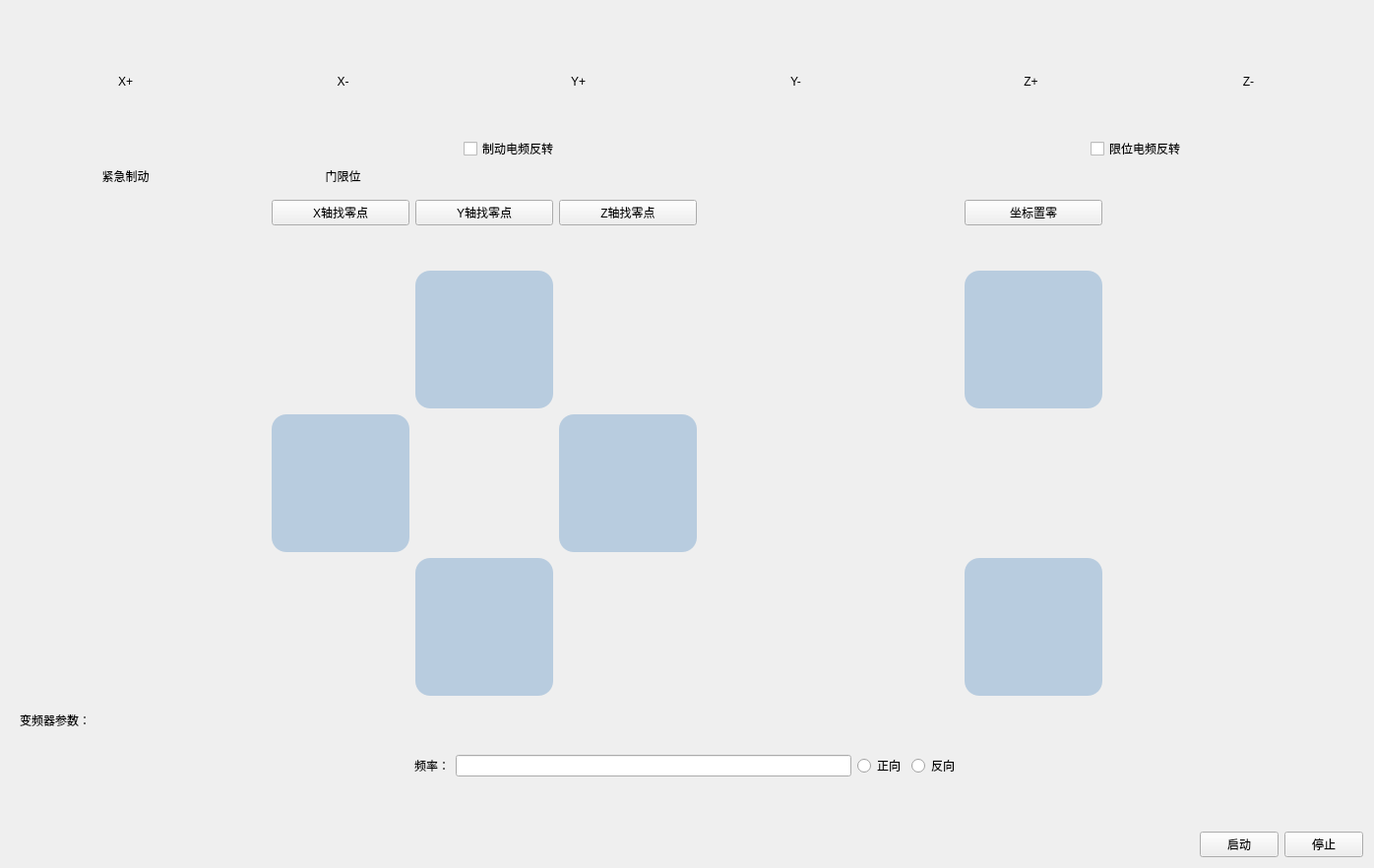
            <widget class="QWidget" name="page_SD">
             <property name="styleSheet">
              <string notr="true">#page_SD{
background-color: rgba(212, 238, 255, 200);
}
</string>
             </property>
             <layout class="QGridLayout" name="gridLayout_12">
              <item row="0" column="2">
               <widget class="QWidget" name="widget_28" native="true">
                <layout class="QGridLayout" name="gridLayout_11">
                 <item row="0" column="0">
                  <widget class="QLabel" name="Z_plus">
                   <property name="minimumSize">
                    <size>
                     <width>215</width>
                     <height>50</height>
                    </size>
                   </property>
                   <property name="styleSheet">
                    <string notr="true">image: url(:/pic/green.png);</string>
                   </property>
                   <property name="text">
                    <string>&lt;html&gt;&lt;head/&gt;&lt;body&gt;&lt;p&gt;&lt;br/&gt;&lt;/p&gt;&lt;/body&gt;&lt;/html&gt;</string>
                   </property>
                  </widget>
                 </item>
                 <item row="0" column="1">
                  <widget class="QLabel" name="Z_sub">
                   <property name="sizePolicy">
                    <sizepolicy hsizetype="Minimum" vsizetype="Minimum">
                     <horstretch>0</horstretch>
                     <verstretch>0</verstretch>
                    </sizepolicy>
                   </property>
                   <property name="minimumSize">
                    <size>
                     <width>215</width>
                     <height>50</height>
                    </size>
                   </property>
                   <property name="maximumSize">
                    <size>
                     <width>50</width>
                     <height>16777215</height>
                    </size>
                   </property>
                   <property name="styleSheet">
                    <string notr="true">image: url(:/pic/green.png);</string>
                   </property>
                   <property name="text">
                    <string>&lt;html&gt;&lt;head/&gt;&lt;body&gt;&lt;p&gt;&lt;br/&gt;&lt;/p&gt;&lt;/body&gt;&lt;/html&gt;</string>
                   </property>
                  </widget>
                 </item>
                 <item row="1" column="0">
                  <widget class="QLabel" name="label_19">
                   <property name="minimumSize">
                    <size>
                     <width>215</width>
                     <height>0</height>
                    </size>
                   </property>
                   <property name="text">
                    <string>&lt;html&gt;&lt;head/&gt;&lt;body&gt;&lt;p align=&quot;center&quot;&gt;Z+&lt;/p&gt;&lt;/body&gt;&lt;/html&gt;</string>
                   </property>
                  </widget>
                 </item>
                 <item row="1" column="1">
                  <widget class="QLabel" name="label_32">
                   <property name="minimumSize">
                    <size>
                     <width>215</width>
                     <height>0</height>
                    </size>
                   </property>
                   <property name="text">
                    <string>&lt;html&gt;&lt;head/&gt;&lt;body&gt;&lt;p align=&quot;center&quot;&gt;Z-&lt;/p&gt;&lt;/body&gt;&lt;/html&gt;</string>
                   </property>
                  </widget>
                 </item>
                </layout>
               </widget>
              </item>
              <item row="1" column="2" alignment="Qt::AlignHCenter">
               <widget class="QCheckBox" name="checkBox_2">
                <property name="minimumSize">
                 <size>
                  <width>100</width>
                  <height>50</height>
                 </size>
                </property>
                <property name="text">
                 <string>限位电频反转</string>
                </property>
               </widget>
              </item>
              <item row="0" column="0">
               <widget class="QWidget" name="widget_26" native="true">
                <property name="minimumSize">
                 <size>
                  <width>50</width>
                  <height>50</height>
                 </size>
                </property>
                <layout class="QGridLayout" name="gridLayout_8">
                 <item row="0" column="0">
                  <widget class="QLabel" name="X_plus">
                   <property name="minimumSize">
                    <size>
                     <width>215</width>
                     <height>50</height>
                    </size>
                   </property>
                   <property name="styleSheet">
                    <string notr="true">image: url(:/pic/green.png);</string>
                   </property>
                   <property name="text">
                    <string>&lt;html&gt;&lt;head/&gt;&lt;body&gt;&lt;p align=&quot;center&quot;&gt;&lt;br/&gt;&lt;/p&gt;&lt;/body&gt;&lt;/html&gt;</string>
                   </property>
                  </widget>
                 </item>
                 <item row="0" column="1">
                  <widget class="QLabel" name="X_sub">
                   <property name="sizePolicy">
                    <sizepolicy hsizetype="Preferred" vsizetype="Minimum">
                     <horstretch>0</horstretch>
                     <verstretch>0</verstretch>
                    </sizepolicy>
                   </property>
                   <property name="minimumSize">
                    <size>
                     <width>215</width>
                     <height>50</height>
                    </size>
                   </property>
                   <property name="maximumSize">
                    <size>
                     <width>50</width>
                     <height>16777215</height>
                    </size>
                   </property>
                   <property name="styleSheet">
                    <string notr="true">image: url(:/pic/green.png);</string>
                   </property>
                   <property name="text">
                    <string>&lt;html&gt;&lt;head/&gt;&lt;body&gt;&lt;p&gt;&lt;br/&gt;&lt;/p&gt;&lt;/body&gt;&lt;/html&gt;</string>
                   </property>
                  </widget>
                 </item>
                 <item row="1" column="0">
                  <widget class="QLabel" name="label_14">
                   <property name="minimumSize">
                    <size>
                     <width>215</width>
                     <height>0</height>
                    </size>
                   </property>
                   <property name="text">
                    <string>&lt;html&gt;&lt;head/&gt;&lt;body&gt;&lt;p align=&quot;center&quot;&gt;X+&lt;/p&gt;&lt;/body&gt;&lt;/html&gt;</string>
                   </property>
                  </widget>
                 </item>
                 <item row="1" column="1">
                  <widget class="QLabel" name="label_15">
                   <property name="minimumSize">
                    <size>
                     <width>215</width>
                     <height>0</height>
                    </size>
                   </property>
                   <property name="text">
                    <string>&lt;html&gt;&lt;head/&gt;&lt;body&gt;&lt;p align=&quot;center&quot;&gt;X-&lt;/p&gt;&lt;/body&gt;&lt;/html&gt;</string>
                   </property>
                  </widget>
                 </item>
                </layout>
               </widget>
              </item>
              <item row="2" column="0" colspan="3">
               <layout class="QGridLayout" name="gridLayout_7">
                <item row="3" column="3">
                 <widget class="QToolButton" name="toolButton_D">
                  <property name="sizePolicy">
                   <sizepolicy hsizetype="Fixed" vsizetype="Fixed">
                    <horstretch>0</horstretch>
                    <verstretch>0</verstretch>
                   </sizepolicy>
                  </property>
                  <property name="minimumSize">
                   <size>
                    <width>140</width>
                    <height>140</height>
                   </size>
                  </property>
                  <property name="styleSheet">
                   <string notr="true">#toolButton_D {border-image: url(:/pic/right.png);
border-radius:15px;
background-color: rgba(100, 150, 200, 100);
}</string>
                  </property>
                  <property name="text">
                   <string/>
                  </property>
                 </widget>
                </item>
                <item row="0" column="3">
                 <widget class="QPushButton" name="pushButton_6">
                  <property name="text">
                   <string>Z轴找零点</string>
                  </property>
                 </widget>
                </item>
                <item row="0" column="1">
                 <widget class="QPushButton" name="pushButton_4">
                  <property name="text">
                   <string>X轴找零点</string>
                  </property>
                 </widget>
                </item>
                <item row="1" column="2">
                 <spacer name="verticalSpacer_8">
                  <property name="orientation">
                   <enum>Qt::Vertical</enum>
                  </property>
                  <property name="sizeHint" stdset="0">
                   <size>
                    <width>20</width>
                    <height>40</height>
                   </size>
                  </property>
                 </spacer>
                </item>
                <item row="0" column="2">
                 <widget class="QPushButton" name="pushButton_5">
                  <property name="text">
                   <string>Y轴找零点</string>
                  </property>
                 </widget>
                </item>
                <item row="4" column="5">
                 <widget class="QToolButton" name="toolButton_L">
                  <property name="sizePolicy">
                   <sizepolicy hsizetype="Fixed" vsizetype="Fixed">
                    <horstretch>0</horstretch>
                    <verstretch>0</verstretch>
                   </sizepolicy>
                  </property>
                  <property name="minimumSize">
                   <size>
                    <width>140</width>
                    <height>140</height>
                   </size>
                  </property>
                  <property name="styleSheet">
                   <string notr="true">#toolButton_L {border-image: url(:/pic/low.png);
border-radius:15px;
background-color: rgba(100, 150, 200, 100);
}</string>
                  </property>
                  <property name="text">
                   <string/>
                  </property>
                 </widget>
                </item>
                <item row="3" column="1">
                 <widget class="QToolButton" name="toolButton_A">
                  <property name="sizePolicy">
                   <sizepolicy hsizetype="Fixed" vsizetype="Fixed">
                    <horstretch>0</horstretch>
                    <verstretch>0</verstretch>
                   </sizepolicy>
                  </property>
                  <property name="minimumSize">
                   <size>
                    <width>140</width>
                    <height>140</height>
                   </size>
                  </property>
                  <property name="styleSheet">
                   <string notr="true">#toolButton_A {border-image: url(:/pic/left.png);
border-radius:15px;
background-color: rgba(100, 150, 200, 100);
}</string>
                  </property>
                  <property name="text">
                   <string/>
                  </property>
                 </widget>
                </item>
                <item row="3" column="4">
                 <spacer name="horizontalSpacer_20">
                  <property name="orientation">
                   <enum>Qt::Horizontal</enum>
                  </property>
                  <property name="sizeHint" stdset="0">
                   <size>
                    <width>59</width>
                    <height>20</height>
                   </size>
                  </property>
                 </spacer>
                </item>
                <item row="2" column="2">
                 <widget class="QToolButton" name="toolButton_W">
                  <property name="sizePolicy">
                   <sizepolicy hsizetype="Fixed" vsizetype="Fixed">
                    <horstretch>0</horstretch>
                    <verstretch>0</verstretch>
                   </sizepolicy>
                  </property>
                  <property name="minimumSize">
                   <size>
                    <width>140</width>
                    <height>140</height>
                   </size>
                  </property>
                  <property name="styleSheet">
                   <string notr="true">#toolButton_W{border-image: url(:/pic/up.png);
border-radius:15px;
background-color: rgba(100, 150, 200, 100);
}</string>
                  </property>
                  <property name="text">
                   <string/>
                  </property>
                 </widget>
                </item>
                <item row="2" column="5">
                 <widget class="QToolButton" name="toolButton_H">
                  <property name="sizePolicy">
                   <sizepolicy hsizetype="Fixed" vsizetype="Fixed">
                    <horstretch>0</horstretch>
                    <verstretch>0</verstretch>
                   </sizepolicy>
                  </property>
                  <property name="minimumSize">
                   <size>
                    <width>140</width>
                    <height>140</height>
                   </size>
                  </property>
                  <property name="styleSheet">
                   <string notr="true">#toolButton_H {border-image: url(:/pic/high.png);
border-radius:15px;
background-color: rgba(100, 150, 200, 100);
}</string>
                  </property>
                  <property name="text">
                   <string/>
                  </property>
                 </widget>
                </item>
                <item row="3" column="6">
                 <spacer name="horizontalSpacer_19">
                  <property name="orientation">
                   <enum>Qt::Horizontal</enum>
                  </property>
                  <property name="sizeHint" stdset="0">
                   <size>
                    <width>59</width>
                    <height>20</height>
                   </size>
                  </property>
                 </spacer>
                </item>
                <item row="3" column="5">
                 <spacer name="verticalSpacer_7">
                  <property name="orientation">
                   <enum>Qt::Vertical</enum>
                  </property>
                  <property name="sizeHint" stdset="0">
                   <size>
                    <width>20</width>
                    <height>40</height>
                   </size>
                  </property>
                 </spacer>
                </item>
                <item row="3" column="0">
                 <spacer name="horizontalSpacer_18">
                  <property name="orientation">
                   <enum>Qt::Horizontal</enum>
                  </property>
                  <property name="sizeHint" stdset="0">
                   <size>
                    <width>59</width>
                    <height>23</height>
                   </size>
                  </property>
                 </spacer>
                </item>
                <item row="4" column="2">
                 <widget class="QToolButton" name="toolButton_S">
                  <property name="sizePolicy">
                   <sizepolicy hsizetype="Fixed" vsizetype="Fixed">
                    <horstretch>0</horstretch>
                    <verstretch>0</verstretch>
                   </sizepolicy>
                  </property>
                  <property name="minimumSize">
                   <size>
                    <width>140</width>
                    <height>140</height>
                   </size>
                  </property>
                  <property name="styleSheet">
                   <string notr="true">#toolButton_S {border-image: url(:/pic/down.png);
border-radius:15px;
background-color: rgba(100, 150, 200, 100);
}</string>
                  </property>
                  <property name="text">
                   <string/>
                  </property>
                 </widget>
                </item>
                <item row="0" column="5">
                 <widget class="QPushButton" name="pushButton_7">
                  <property name="text">
                   <string>坐标置零</string>
                  </property>
                 </widget>
                </item>
               </layout>
              </item>
              <item row="1" column="0">
               <widget class="QWidget" name="widget_29" native="true">
                <layout class="QGridLayout" name="gridLayout_9">
                 <item row="1" column="0">
                  <widget class="QLabel" name="label_33">
                   <property name="minimumSize">
                    <size>
                     <width>215</width>
                     <height>0</height>
                    </size>
                   </property>
                   <property name="text">
                    <string>&lt;html&gt;&lt;head/&gt;&lt;body&gt;&lt;p align=&quot;center&quot;&gt;紧急制动&lt;/p&gt;&lt;/body&gt;&lt;/html&gt;</string>
                   </property>
                  </widget>
                 </item>
                 <item row="1" column="1">
                  <widget class="QLabel" name="label_115">
                   <property name="minimumSize">
                    <size>
                     <width>215</width>
                     <height>0</height>
                    </size>
                   </property>
                   <property name="text">
                    <string>&lt;html&gt;&lt;head/&gt;&lt;body&gt;&lt;p align=&quot;center&quot;&gt;门限位&lt;/p&gt;&lt;/body&gt;&lt;/html&gt;</string>
                   </property>
                  </widget>
                 </item>
                 <item row="0" column="1">
                  <widget class="QLabel" name="GATE">
                   <property name="minimumSize">
                    <size>
                     <width>215</width>
                     <height>50</height>
                    </size>
                   </property>
                   <property name="maximumSize">
                    <size>
                     <width>50</width>
                     <height>16777215</height>
                    </size>
                   </property>
                   <property name="styleSheet">
                    <string notr="true">image: url(:/pic/green.png);</string>
                   </property>
                   <property name="text">
                    <string>&lt;html&gt;&lt;head/&gt;&lt;body&gt;&lt;p&gt;&lt;br/&gt;&lt;/p&gt;&lt;/body&gt;&lt;/html&gt;</string>
                   </property>
                  </widget>
                 </item>
                 <item row="0" column="0">
                  <widget class="QLabel" name="STOP">
                   <property name="minimumSize">
                    <size>
                     <width>215</width>
                     <height>50</height>
                    </size>
                   </property>
                   <property name="styleSheet">
                    <string notr="true"/>
                   </property>
                   <property name="text">
                    <string>&lt;html&gt;&lt;head/&gt;&lt;body&gt;&lt;p&gt;&lt;br/&gt;&lt;/p&gt;&lt;/body&gt;&lt;/html&gt;</string>
                   </property>
                  </widget>
                 </item>
                </layout>
               </widget>
              </item>
              <item row="0" column="1">
               <widget class="QWidget" name="widget_27" native="true">
                <property name="minimumSize">
                 <size>
                  <width>0</width>
                  <height>0</height>
                 </size>
                </property>
                <layout class="QGridLayout" name="gridLayout_10">
                 <item row="0" column="0">
                  <widget class="QLabel" name="Y_plus">
                   <property name="minimumSize">
                    <size>
                     <width>215</width>
                     <height>50</height>
                    </size>
                   </property>
                   <property name="styleSheet">
                    <string notr="true">image: url(:/pic/green.png);</string>
                   </property>
                   <property name="text">
                    <string>&lt;html&gt;&lt;head/&gt;&lt;body&gt;&lt;p&gt;&lt;br/&gt;&lt;/p&gt;&lt;/body&gt;&lt;/html&gt;</string>
                   </property>
                  </widget>
                 </item>
                 <item row="0" column="1">
                  <widget class="QLabel" name="Y_sub">
                   <property name="minimumSize">
                    <size>
                     <width>215</width>
                     <height>50</height>
                    </size>
                   </property>
                   <property name="maximumSize">
                    <size>
                     <width>50</width>
                     <height>16777215</height>
                    </size>
                   </property>
                   <property name="styleSheet">
                    <string notr="true">image: url(:/pic/green.png);</string>
                   </property>
                   <property name="text">
                    <string>&lt;html&gt;&lt;head/&gt;&lt;body&gt;&lt;p&gt;&lt;br/&gt;&lt;/p&gt;&lt;/body&gt;&lt;/html&gt;</string>
                   </property>
                  </widget>
                 </item>
                 <item row="1" column="0">
                  <widget class="QLabel" name="label_16">
                   <property name="minimumSize">
                    <size>
                     <width>215</width>
                     <height>0</height>
                    </size>
                   </property>
                   <property name="text">
                    <string>&lt;html&gt;&lt;head/&gt;&lt;body&gt;&lt;p align=&quot;center&quot;&gt;Y+&lt;/p&gt;&lt;/body&gt;&lt;/html&gt;</string>
                   </property>
                  </widget>
                 </item>
                 <item row="1" column="1">
                  <widget class="QLabel" name="label_17">
                   <property name="minimumSize">
                    <size>
                     <width>215</width>
                     <height>0</height>
                    </size>
                   </property>
                   <property name="text">
                    <string>&lt;html&gt;&lt;head/&gt;&lt;body&gt;&lt;p align=&quot;center&quot;&gt;Y-&lt;/p&gt;&lt;/body&gt;&lt;/html&gt;</string>
                   </property>
                  </widget>
                 </item>
                </layout>
               </widget>
              </item>
              <item row="3" column="0" colspan="3">
               <layout class="QVBoxLayout" name="verticalLayout_6">
                <item>
                 <widget class="QWidget" name="widget_32" native="true">
                  <layout class="QHBoxLayout" name="horizontalLayout_13">
                   <item>
                    <widget class="QLabel" name="label_124">
                     <property name="text">
                      <string>变频器参数：</string>
                     </property>
                    </widget>
                   </item>
                   <item>
                    <spacer name="horizontalSpacer_43">
                     <property name="orientation">
                      <enum>Qt::Horizontal</enum>
                     </property>
                     <property name="sizeHint" stdset="0">
                      <size>
                       <width>40</width>
                       <height>20</height>
                      </size>
                     </property>
                    </spacer>
                   </item>
                  </layout>
                 </widget>
                </item>
                <item>
                 <widget class="QWidget" name="widget_31" native="true">
                  <layout class="QHBoxLayout" name="horizontalLayout_12">
                   <item>
                    <spacer name="horizontalSpacer_44">
                     <property name="orientation">
                      <enum>Qt::Horizontal</enum>
                     </property>
                     <property name="sizeHint" stdset="0">
                      <size>
                       <width>109</width>
                       <height>0</height>
                      </size>
                     </property>
                    </spacer>
                   </item>
                   <item>
                    <widget class="QLabel" name="label_125">
                     <property name="text">
                      <string>频率：</string>
                     </property>
                    </widget>
                   </item>
                   <item>
                    <widget class="QLineEdit" name="lineEdit_7"/>
                   </item>
                   <item>
                    <widget class="QRadioButton" name="radioButton_3">
                     <property name="text">
                      <string>正向</string>
                     </property>
                    </widget>
                   </item>
                   <item>
                    <widget class="QRadioButton" name="radioButton_4">
                     <property name="text">
                      <string>反向</string>
                     </property>
                    </widget>
                   </item>
                   <item>
                    <spacer name="horizontalSpacer_45">
                     <property name="orientation">
                      <enum>Qt::Horizontal</enum>
                     </property>
                     <property name="sizeHint" stdset="0">
                      <size>
                       <width>108</width>
                       <height>0</height>
                      </size>
                     </property>
                    </spacer>
                   </item>
                  </layout>
                 </widget>
                </item>
                <item>
                 <spacer name="verticalSpacer_9">
                  <property name="orientation">
                   <enum>Qt::Vertical</enum>
                  </property>
                  <property name="sizeType">
                   <enum>QSizePolicy::Preferred</enum>
                  </property>
                  <property name="sizeHint" stdset="0">
                   <size>
                    <width>20</width>
                    <height>40</height>
                   </size>
                  </property>
                 </spacer>
                </item>
                <item>
                 <layout class="QHBoxLayout" name="horizontalLayout_11">
                  <item>
                   <spacer name="horizontalSpacer_29">
                    <property name="orientation">
                     <enum>Qt::Horizontal</enum>
                    </property>
                    <property name="sizeHint" stdset="0">
                     <size>
                      <width>40</width>
                      <height>20</height>
                     </size>
                    </property>
                   </spacer>
                  </item>
                  <item>
                   <widget class="QPushButton" name="Button_BPQstart">
                    <property name="text">
                     <string>启动</string>
                    </property>
                   </widget>
                  </item>
                  <item>
                   <widget class="QPushButton" name="Button_BPQstop">
                    <property name="text">
                     <string>停止</string>
                    </property>
                   </widget>
                  </item>
                 </layout>
                </item>
               </layout>
              </item>
              <item row="1" column="1">
               <widget class="QCheckBox" name="checkBox">
                <property name="minimumSize">
                 <size>
                  <width>100</width>
                  <height>50</height>
                 </size>
                </property>
                <property name="text">
                 <string>制动电频反转</string>
                </property>
                <property name="iconSize">
                 <size>
                  <width>20</width>
                  <height>20</height>
                 </size>
                </property>
               </widget>
              </item>
             </layout>
            </widget>
